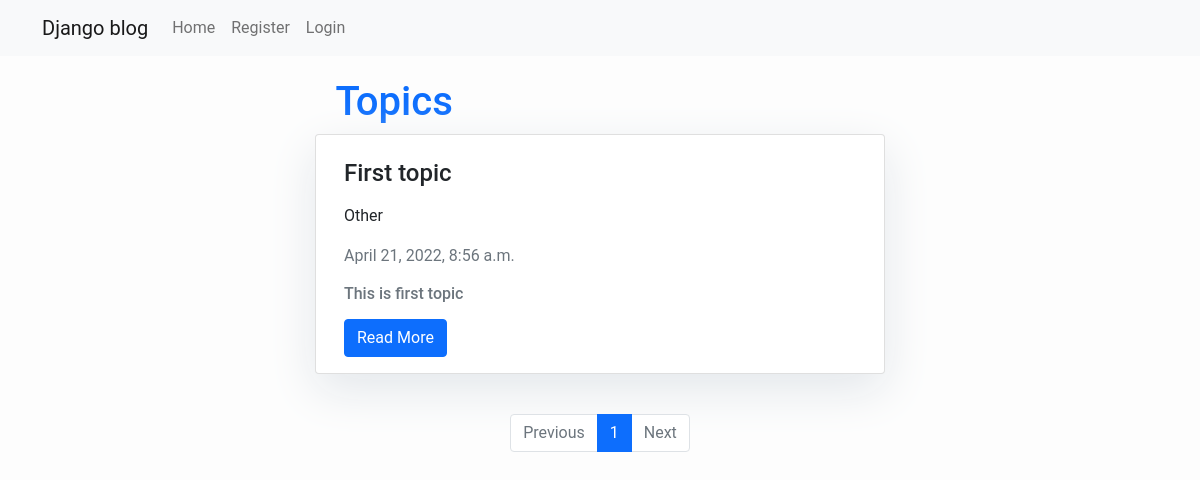
Before: / with the older database file.
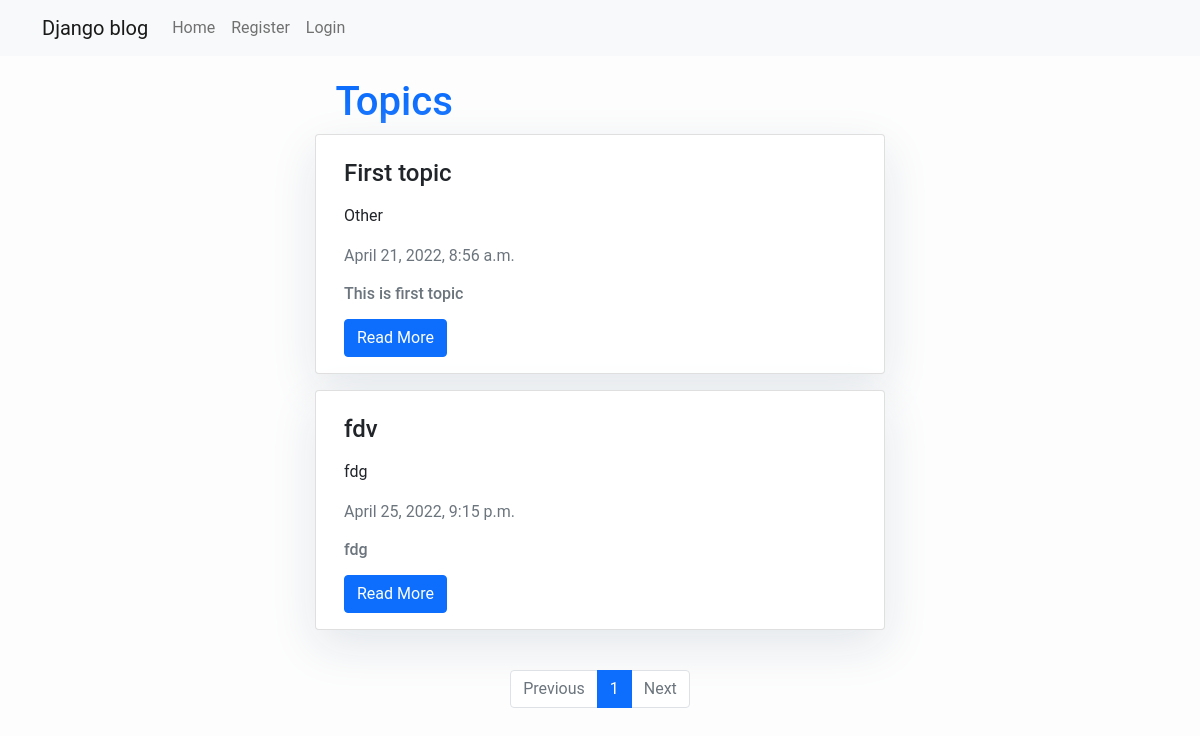
After: the same page with the newer database file.
### blog/models.py (models this page shows, shortened)
class AbstractTopic(models.Model):
    category = models.CharField(max_length=255, default='')
    date_created = models.DateTimeField(auto_now_add=True, auto_created=True)
    class Meta:
        abstract = True

class Topic(AbstractTopic):
    name = models.CharField(max_length=255, default="", null=False, blank=False)
    title = models.CharField(max_length=255)

### blog/views.py (the view)
# urls.py: path('', TopicsListView.as_view(), name='topics'),
class TopicsListView(ListView):
    model = Topic
    context_object_name = 'topics_list'
    template_name = "topics.html"
    paginate_by = 2

### templates/topics.html (shortened to what this page needs)
{% extends "base.html" %}
{% block content %}
    <div class="layer1"><h1 class="text-primary">Topics</h1></div>
    <div class="row">
        {% for topic in topics_list %}
        <div class="card col-lg-6 offset-lg-3 mb-3">
          <div class="card-body">
            <p class="card-title"><h4 class="text-dark">{{ topic.name }}</h4></p>
            <p>{{ topic.category }} </p>
            <div class="text-muted mb-3">
               <p>{{ topic.date_created }} </p>
            </div>
            <p class="card-text"><h6 class="text-secondary">{{topic.title |truncatewords:20 }}</h6></p>
            <a href="{% url 'posts' topic.pk  %}" class="btn btn-primary">Read More</a>
          </div>
        </div>
        {% endfor %}
    </div>
    <div class="row">
        <nav class="col-lg-6 offset-lg-3 mt-4 d-flex justify-content-center">
          <ul class="pagination">
            {% if page_obj.has_previous %}
            <li class="page-item">
              <a class="page-link" href="?page={{ page_obj.previous_page_number }}">Previous</a>
            </li>
            {% else %}
            <li class="page-item disabled">
              <a class="page-link" href="#">Previous</a>
            </li>
            {% endif %}
            {% for i in page_obj.paginator.page_range %}
            <li class=" page-item {% if page_obj.number == i %}active{% endif %}">
                <a class="page-link" href="?page={{ i }}">{{ i }}</a>
            </li>
            {% endfor %}
            {% if page_obj.has_next %}
            <li class="page-item">
              <a class="page-link" href="?page={{ page_obj.next_page_number }}">Next</a>
            </li>
            {% else %}
            <li class="page-item disabled">
              <a class="page-link" href="#">Next</a>
            </li>
            {% endif %}
          </ul>
        </nav>
      </div>
{% endblock %}

### templates/base.html (shortened to what this page needs)
<!doctype html>
<html lang="en">
  <head>
    <link href="https://cdn.jsdelivr.net/npm/bootstrap@5.1.3/dist/css/bootstrap.min.css" rel="stylesheet">
  </head>
  <body>
      <nav class="navbar navbar-expand-sm navbar-light bg-light">
          <div class="container">
            <a href="{% url 'topics' %}" class="navbar-brand">Django blog</a>
            <div class="collapse navbar-collapse" id="navbarNavAltMarkup">
              <div class="navbar-nav">
                  <a href="{% url 'topics' %}" class="nav-item nav-link">Home</a>
                  {% if user.is_authenticated %}
                      <a href="{% url 'logout' %}" class="nav-item nav-link">Logout</a>
                  {% else %}
                      <a href="{% url 'register' %}" class="nav-item nav-link">Register</a>
                      <a href="{% url 'login' %}" class="nav-item nav-link">Login</a>
                  {% endif %}
              </div>
            </div>
          </div>
    </nav>
    <div class="container">
        {% block content %}
        {% endblock %}
    </div>
  </body>
</html>

### templates/topics.html (style rules this page uses)
body { font-family: "Roboto", sans-serif; font-size: 16px; background-color: rgba(253, 253, 253, 0.83); }
.layer1 { margin-left: 26.3%; margin-top: 2%; }
.card { box-shadow: 0 16px 48px #E3E7EB; }

Changed rows visible on the page:
added Topic: name "fdv", category "fdg", date_created "April 25, 2022, 9:15 p.m.", title "fdg"
